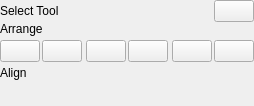
<?xml version="1.0" encoding="UTF-8"?>
<ui version="4.0">
  <class>SelectWidget</class>
  <widget class="QWidget" name="SelectWidget">
    <property name="geometry">
      <rect>
        <x>0</x>
        <y>0</y>
        <width>200</width>
        <height>100</height>
      </rect>
    </property>
    <property name="windowTitle">
      <string>Select Widget</string>
    </property>
    <layout class="QGridLayout" name="mainLayout" columnstretch="1,1,0">
      <property name="leftMargin">
        <number>0</number>
      </property>
      <property name="topMargin">
        <number>0</number>
      </property>
      <property name="rightMargin">
        <number>0</number>
      </property>
      <property name="bottomMargin">
        <number>0</number>
      </property>
      <property name="spacing">
        <number>0</number>
      </property>

      <item row="0" column="0" colspan="2">
        <widget class="QLabel" name="selectTool">
          <property name="text">
            <string>Select Tool</string>
          </property>
          <property name="class" stdset="0">
            <string>panel-heading</string>
          </property>
        </widget>
      </item>
      <item row="0" column="2">
        <widget class="QPushButton" name="selectOptionsBtn">
          <property name="toolTip">
            <string>Options</string>
          </property>
          <property name="class" stdset="0">
            <string>no-menu-arrow</string>
          </property>
          <property name="icon">
            <iconset>
              <normaloff>:/icons/settings</normaloff>
            </iconset>
          </property>
        </widget>
      </item>

      <item row="1" column="0" colspan="3">
        <widget class="QWidget" name="gridContainer">
          <layout class="QGridLayout" name="gridLayout" columnstretch="1,1,0">
            <property name="leftMargin">
              <number>0</number>
            </property>
            <property name="topMargin">
              <number>0</number>
            </property>
            <property name="rightMargin">
              <number>0</number>
            </property>
            <property name="bottomMargin">
              <number>0</number>
            </property>
            <property name="spacing">
              <number>4</number>
            </property>
            <item row="1" column="0" colspan="2">
              <widget class="QLabel" name="selectWidgetTopLabel">
                <property name="text">
                  <string>Arrange</string>
                </property>
                <property name="class" stdset="0">
                  <string>panel-label</string>
                </property>
              </widget>
            </item>
            <item row="2" column="0" colspan="2">
              <layout class="QHBoxLayout" name="extraLayout">
                <property name="spacing">
                  <number>4</number>
                </property>
                <property name="leftMargin">
                  <number>0</number>
                </property>
                <property name="topMargin">
                  <number>0</number>
                </property>
                <property name="rightMargin">
                  <number>0</number>
                </property>
                <property name="bottomMargin">
                  <number>0</number>
                </property>
                <item>
                  <layout class="QHBoxLayout" name="distributeLayout1">
                    <property name="spacing">
                      <number>2</number>
                    </property>
                    <property name="leftMargin">
                      <number>0</number>
                    </property>
                    <property name="topMargin">
                      <number>0</number>
                    </property>
                    <property name="rightMargin">
                      <number>0</number>
                    </property>
                    <property name="bottomMargin">
                      <number>0</number>
                    </property>
                    <item>
                      <widget class="QPushButton" name="rotate_left_btn">
                        <property name="toolTip">
                          <string>Rotate selection 90° counter-clockwise</string>
                        </property>
                        <property name="text">
                          <string/>
                        </property>
                        <property name="icon">
                          <iconset>
                            <normaloff>:/icons/object-rotate-left</normaloff>
                          </iconset>
                        </property>
                        <property name="class" stdset="0">
                          <string>segment-first</string>
                        </property>
                      </widget>
                    </item>
                    <item>
                      <widget class="QPushButton" name="rotate_right_btn">
                        <property name="toolTip">
                          <string>Rotate selection 90° clockwise</string>
                        </property>
                        <property name="text">
                          <string/>
                        </property>
                        <property name="icon">
                          <iconset>
                            <normaloff>:/icons/object-rotate-right</normaloff>
                          </iconset>
                        </property>
                        <property name="class" stdset="0">
                          <string>segment-last</string>
                        </property>
                      </widget>
                    </item>
                  </layout>
                </item>
                <item>
                  <layout class="QHBoxLayout" name="distributeLayout2">
                    <property name="spacing">
                      <number>2</number>
                    </property>
                    <property name="leftMargin">
                      <number>0</number>
                    </property>
                    <property name="topMargin">
                      <number>0</number>
                    </property>
                    <property name="rightMargin">
                      <number>0</number>
                    </property>
                    <property name="bottomMargin">
                      <number>0</number>
                    </property>
                    <item>
                      <widget class="QPushButton" name="flip_horizontal_btn">
                        <property name="toolTip">
                          <string>Flip selection horizontally</string>
                        </property>
                        <property name="text">
                          <string/>
                        </property>
                        <property name="icon">
                          <iconset>
                            <normaloff>:/icons/object-flip-horizontal</normaloff>
                          </iconset>
                        </property>
                        <property name="class" stdset="0">
                          <string>segment-first</string>
                        </property>
                      </widget>
                    </item>
                    <item>
                      <widget class="QPushButton" name="flip_vertical_btn">
                        <property name="toolTip">
                          <string>Flip selection vertically</string>
                        </property>
                        <property name="text">
                          <string/>
                        </property>
                        <property name="icon">
                          <iconset>
                            <normaloff>:/icons/object-flip-vertical</normaloff>
                          </iconset>
                        </property>
                        <property name="class" stdset="0">
                          <string>segment-last</string>
                        </property>
                      </widget>
                    </item>
                  </layout>
                </item>
                <item>
                  <layout class="QHBoxLayout" name="distributeLayout3">
                    <property name="spacing">
                      <number>2</number>
                    </property>
                    <property name="leftMargin">
                      <number>0</number>
                    </property>
                    <property name="topMargin">
                      <number>0</number>
                    </property>
                    <property name="rightMargin">
                      <number>0</number>
                    </property>
                    <property name="bottomMargin">
                      <number>0</number>
                    </property>
                    <item>
                      <widget class="QPushButton" name="raise_one_step_btn">
                        <property name="toolTip">
                          <string>Raise selection one step</string>
                        </property>
                        <property name="text">
                          <string/>
                        </property>
                        <property name="icon">
                          <iconset>
                            <normaloff>:/icons/selection-raise</normaloff>
                          </iconset>
                        </property>
                        <property name="class" stdset="0">
                          <string>segment-first</string>
                        </property>
                      </widget>
                    </item>
                    <item>
                      <widget class="QPushButton" name="lower_one_step_btn">
                        <property name="toolTip">
                          <string>Lower selection one step</string>
                        </property>
                        <property name="text">
                          <string/>
                        </property>
                        <property name="icon">
                          <iconset>
                            <normaloff>:/icons/selection-lower</normaloff>
                          </iconset>
                        </property>
                        <property name="class" stdset="0">
                          <string>segment-last</string>
                        </property>
                      </widget>
                    </item>
                  </layout>
                </item>
              </layout>
            </item>

            <item row="3" column="0" colspan="2">
              <widget class="QLabel" name="alignLabel">
                <property name="text">
                  <string>Align</string>
                </property>
                <property name="class" stdset="0">
                  <string>panel-label</string>
                </property>
              </widget>
            </item>
            <item row="4" column="0" colspan="1">
              <layout class="QHBoxLayout" name="horizontalAlignLayout">
                <property name="spacing">
                  <number>2</number>
                </property>
                <property name="leftMargin">
                  <number>0</number>
                </property>
                <property name="topMargin">
                  <number>0</number>
                </property>
                <property name="rightMargin">
                  <number>0</number>
                </property>
                <property name="bottomMargin">
                  <number>0</number>
                </property>
                <item>
                  <widget class="QPushButton" name="align-horizontal-left">
                    <property name="toolTip">
                      <string>Align left edges</string>
                    </property>
                    <property name="text">
                      <string/>
                    </property>
                    <property name="flat">
                      <bool>true</bool>
                    </property>
                    <property name="icon">
                      <iconset>
                        <normaloff>:/icons/align-horizontal-left</normaloff>
                      </iconset>
                    </property>
                    <property name="class" stdset="0">
                      <string>segment-first</string>
                    </property>
                  </widget>
                </item>
                <item>
                  <widget class="QPushButton" name="align-horizontal-center">
                    <property name="toolTip">
                      <string>Center on vertical axis</string>
                    </property>
                    <property name="text">
                      <string/>
                    </property>
                    <property name="flat">
                      <bool>true</bool>
                    </property>
                    <property name="icon">
                      <iconset>
                        <normaloff>:/icons/align-horizontal-center</normaloff>
                      </iconset>
                    </property>
                    <property name="class" stdset="0">
                      <string>segment-middle</string>
                    </property>
                  </widget>
                </item>
                <item>
                  <widget class="QPushButton" name="align-horizontal-right">
                    <property name="toolTip">
                      <string>Align right edges</string>
                    </property>
                    <property name="text">
                      <string/>
                    </property>
                    <property name="flat">
                      <bool>true</bool>
                    </property>
                    <property name="icon">
                      <iconset>
                        <normaloff>:/icons/align-horizontal-right</normaloff>
                      </iconset>
                    </property>
                    <property name="class" stdset="0">
                      <string>segment-last</string>
                    </property>
                  </widget>
                </item>
              </layout>
            </item>
            <item row="4" column="1" colspan="1">
              <layout class="QHBoxLayout" name="verticalAlignLayout">
                <property name="spacing">
                  <number>2</number>
                </property>
                <property name="leftMargin">
                  <number>0</number>
                </property>
                <property name="topMargin">
                  <number>0</number>
                </property>
                <property name="rightMargin">
                  <number>0</number>
                </property>
                <property name="bottomMargin">
                  <number>0</number>
                </property>
                <item>
                  <widget class="QPushButton" name="align-vertical-top">
                    <property name="toolTip">
                      <string>Align top edges</string>
                    </property>
                    <property name="text">
                      <string/>
                    </property>
                    <property name="flat">
                      <bool>true</bool>
                    </property>
                    <property name="icon">
                      <iconset>
                        <normaloff>:/icons/align-vertical-top</normaloff>
                      </iconset>
                    </property>
                    <property name="class" stdset="0">
                      <string>segment-first</string>
                    </property>
                  </widget>
                </item>
                <item>
                  <widget class="QPushButton" name="align-vertical-center">
                    <property name="toolTip">
                      <string>Center on horizontal axis</string>
                    </property>
                    <property name="text">
                      <string/>
                    </property>
                    <property name="flat">
                      <bool>true</bool>
                    </property>
                    <property name="icon">
                      <iconset>
                        <normaloff>:/icons/align-vertical-center</normaloff>
                      </iconset>
                    </property>
                    <property name="class" stdset="0">
                      <string>segment-middle</string>
                    </property>
                  </widget>
                </item>
                <item>
                  <widget class="QPushButton" name="align-vertical-bottom">
                    <property name="toolTip">
                      <string>Align bottom edges</string>
                    </property>
                    <property name="text">
                      <string/>
                    </property>
                    <property name="flat">
                      <bool>true</bool>
                    </property>
                    <property name="icon">
                      <iconset>
                        <normaloff>:/icons/align-vertical-bottom</normaloff>
                      </iconset>
                    </property>
                    <property name="class" stdset="0">
                      <string>segment-last</string>
                    </property>
                  </widget>
                </item>
              </layout>
            </item>
            <!-- <item row="4" column="2" colspan="1">
    <widget class="QPushButton" name="distributePanelBtn">
     <property name="toolTip">
      <string>Distribute</string>
     </property>
     <property name="class" stdset="0">
      <string>no-menu-arrow</string>
     </property>
     <property name="icon">
      <iconset>
       <normaloff>:/icons/pan-start</normaloff>
      </iconset>
     </property>
    </widget>
   </item> -->

          </layout>
        </widget>
      </item>
    </layout>
  </widget>
  <resources/>
  <connections/>
</ui>
